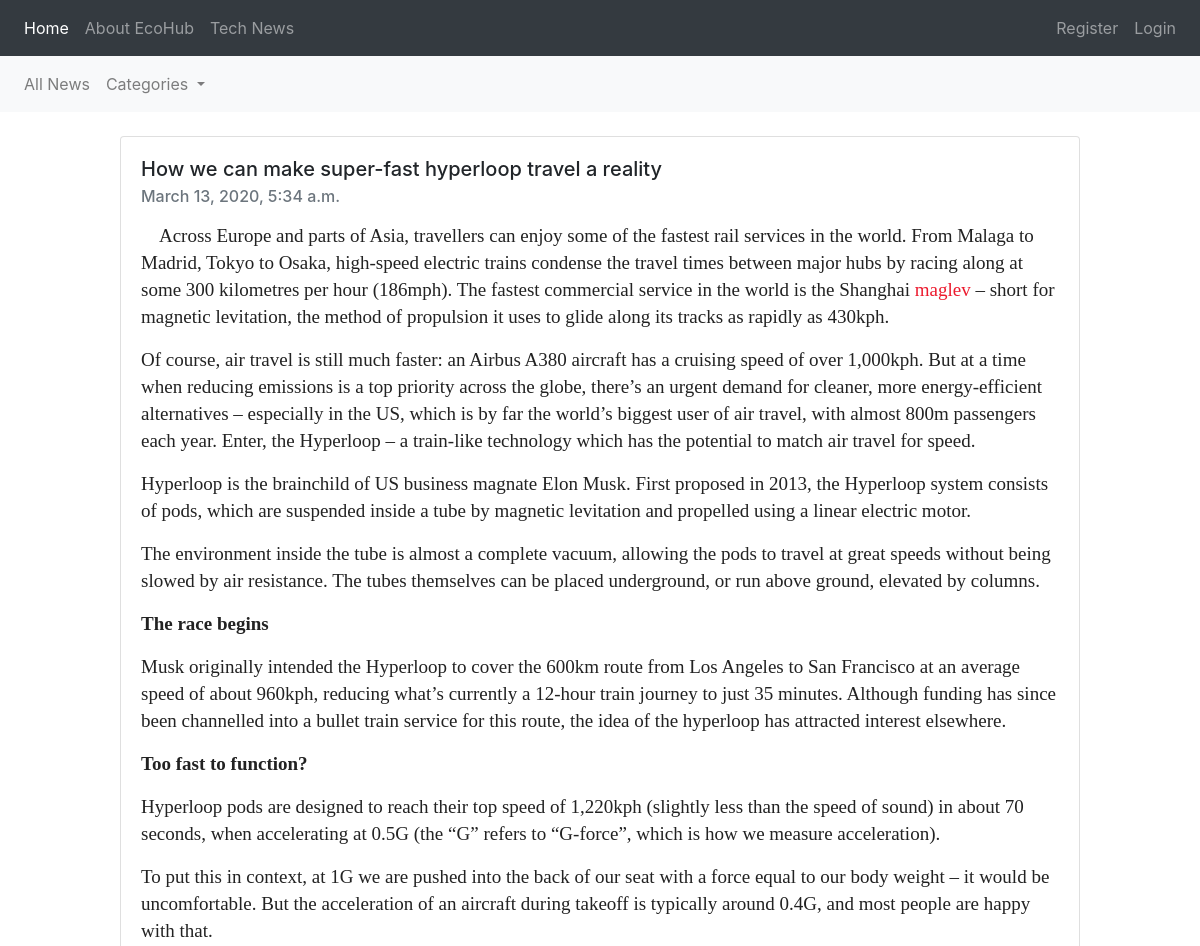
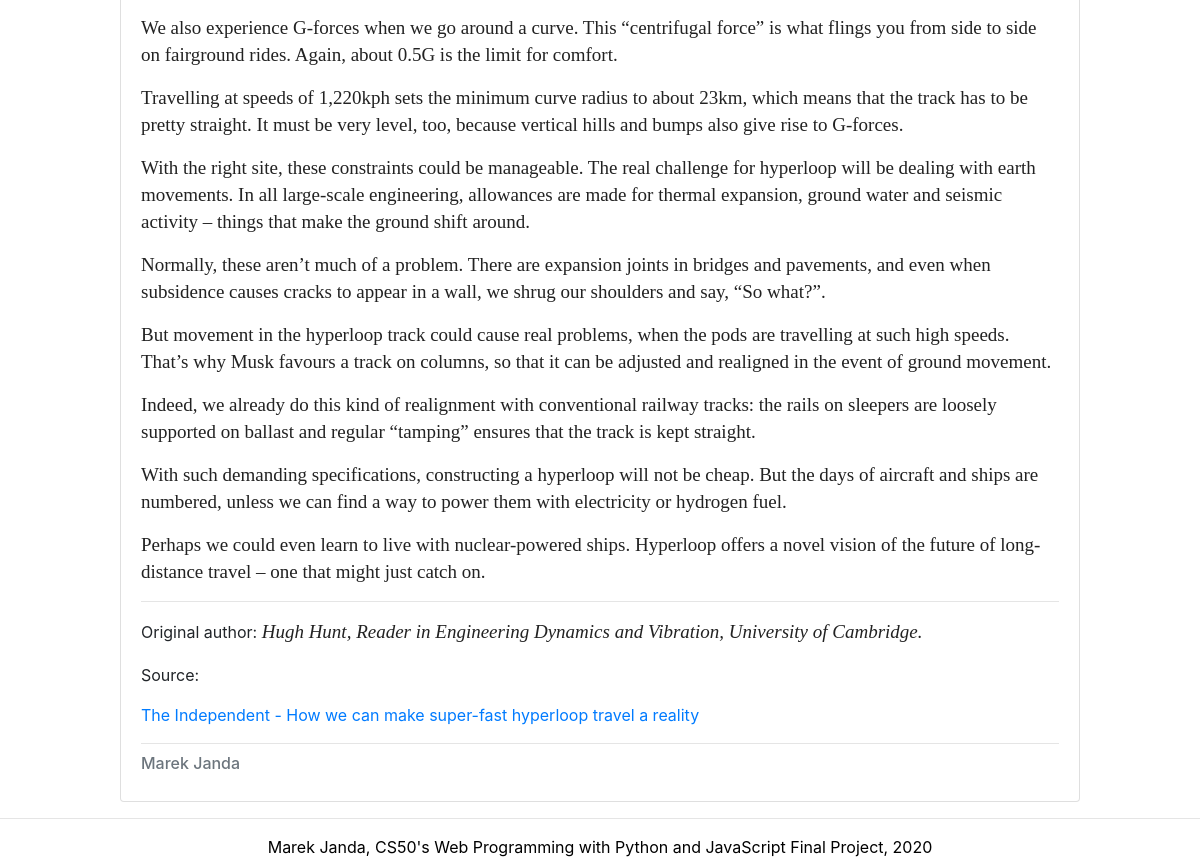
Page /news/1/article on the committed database (2 pictures, top to bottom).
### ecohub/models.py (models this page shows, shortened)
class Article(models.Model):
    news_category = models.ForeignKey(NewsCategory, default=1, verbose_name="Category", on_delete=models.SET_DEFAULT)
    article_title = models.CharField(max_length=255)
    published = models.DateTimeField('date published')
    summary = models.TextField(default="Short Abstract")
    author = models.CharField(max_length=127)
    text = models.TextField()

### ecohub/views.py (the view)
# urls.py: path("news/<int:article_id>/article", views.article_view, name="article"),
def article_view(request, article_id):
    article = Article.objects.get(pk=article_id)
    context = {
        "article": article,
        "categories": NewsCategory.objects.all(),
    }
    return render(request, 'ecohub/article.html', context=context)

### ecohub/models.py (called while the page is built)
    def __str__(self):
        return self.category_name

### ecohub/templates/ecohub/article.html (shortened to what this page needs)
{% extends "ecohub/base.html" %}
{% block body %}
    {% include 'ecohub/includes/newsnav.html' %}
    <div class="card article-card">
        <div class="card-body">
            <h5 class="card-title">{{ article.article_title }}</h5>
            <h6 class="card-subtitle mb-2 text-muted">{{ article.published }}</h6>
            <p class="card-text">{{ article.text|safe }}</p>
            <hr>
            <h6 class="card-subtitle mb-2 text-muted">{{ article.author }}</h6>
        </div>
    </div>
{% endblock %}

### static/ecohub/CSS/styles.css (style rules this page uses)
.card { margin-top: 2%; margin-bottom: 1%; width: 80%; justify-content: center; }
.blog, .homecard, .article-card, .project-card { justify-content: center; width: 80%; margin-left: 10%; }

### rows in the picture
Article: article_title "How we can make super-fast hyperloop travel a reality", published "March 13, 2020, 5:34 a.m.", text "Across Europe and parts of Asia, travellers can enjoy some of the fastest rail services in the world. From Malaga to Madrid, Tokyo to Osaka, high-speed electric trains condense the travel times between major hubs by racing along at some 300 kilometres per hour (186mph). The fastest commercial service in the world is the Shanghai maglev – short for magnetic levitation, the method of propulsion it uses to glide along its tracks as rapidly as 430kph. Of course, air travel is still much faster: an Airbus A380 aircraft has a cruising speed of over 1,000kph. But at a time when reducing emissions is a top priority across the globe, there’s an urgent demand for cleaner, more energy-efficient…", author "Marek Janda"
